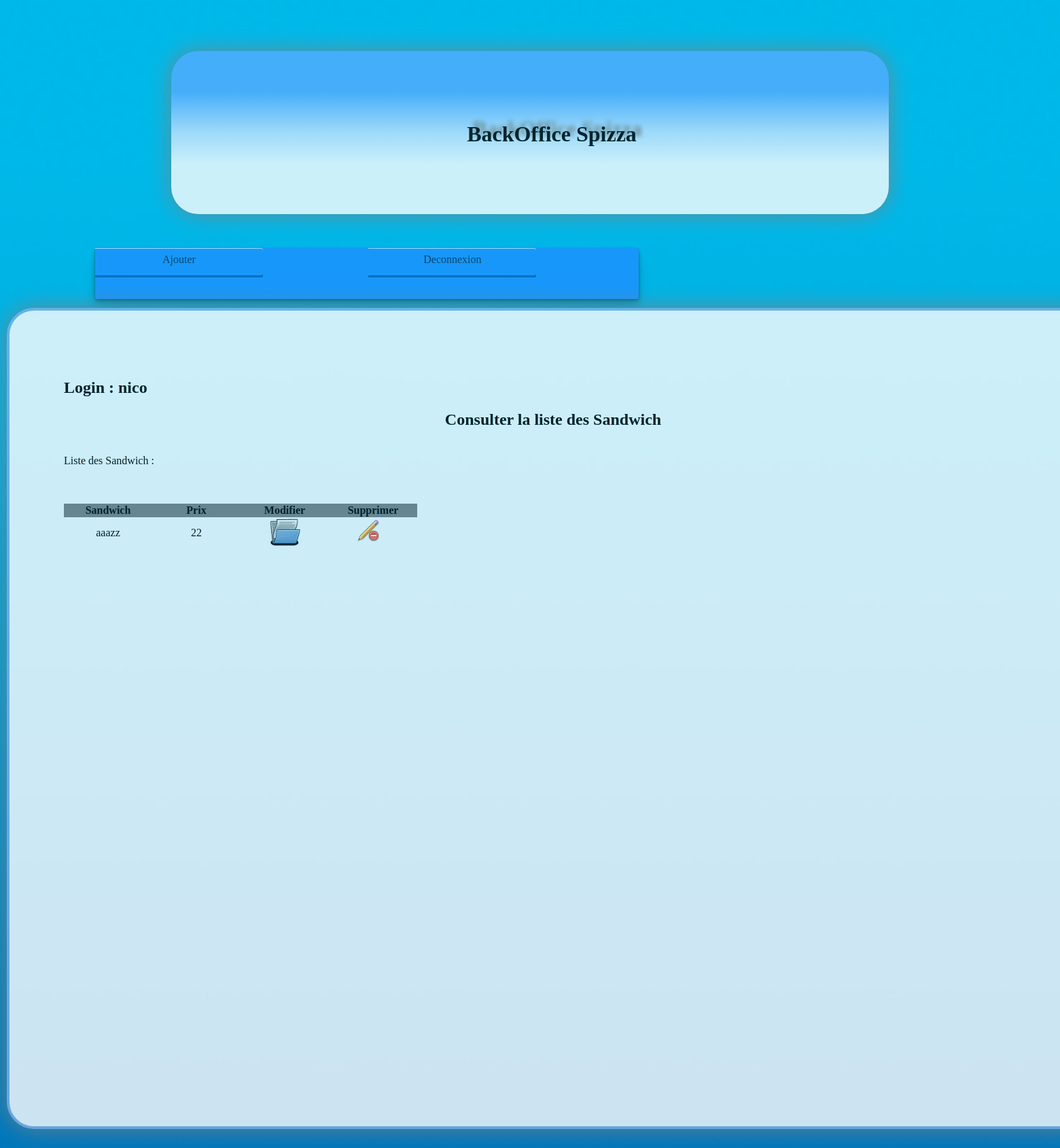
The page /php/ListeSandwich.php (signed in) on the database its author committed.
### tables this page shows
CREATE TABLE IF NOT EXISTS `sandwich` (
  `CodeSandwich` int(11) NOT NULL auto_increment,
  `NomSandwich` varchar(30) NOT NULL,
  `Prix` int(11) NOT NULL,
  `image` varchar(50) NOT NULL,
  PRIMARY KEY  (`CodeSandwich`)
);

### php/_function.php (called while the page is built, shortened)
<?php
function connexion()
{
	$pdo = false ;
	try {
			$pdo = new PDO(
			'mysql:host=localhost;dbname=spizza',
			'root',
			'root'
			);
			$pdo->setAttribute(PDO::ATTR_ERRMODE,PDO::ERRMODE_EXCEPTION);
		}
	catch (PDOException $err) {
			$messageErreur = $err->getMessage();
			error_log($messageErreur,0);
		}
	return $pdo ;
}
function listeSandwich()
{
	$result = false;
	$pdo = connexion();
	if($pdo != false)
	{
		$listeSandwich = "
						SELECT *
						FROM sandwich
					";
		$result = $pdo -> query($listeSandwich)->fetchall();
	}
	return $result;
}

### php/ListeSandwich.php (the view, shortened to what this page needs)
<head>
</head>
<?php
	require_once('_function.php');
?>
<div class="contenu" >
	<h2>
	Login : <?php echo $_SESSION["user"];  ?>
		<h2 align="center">
		Consulter la liste des Sandwich
		</h2>
	</h2>
Liste des Sandwich :
<form method="POST" action="">
<table class="ficheCourante">
	<thead class="thead">
		<tr>
			<th>
				Sandwich
			</th>
			<th>
				Prix
			</th>
			<th>
				Modifier
			</th>
			<th>
				Supprimer
			</th>
		</tr>
	</thead>
	<tbody>
	<?php
	$ListeSandwich = listeSandwich();
	for ($i = 0; $i < count($ListeSandwich); $i++) {
	?>
		<tr>
			<td>
			<?php echo $ListeSandwich[$i]["NomSandwich"]?>
			</td>
			<td>
			<?php echo $ListeSandwich[$i]["Prix"]?>
			</td>
			<td>
			<input type="submit" name="ConsulterSandwich" class="consulter" value="<?php echo $ListeSandwich[$i]["CodeSandwich"] ?>" />
			</td>
			<td>
			<input type="submit" name="SupprimerSandwich" class="suppression"  value="<?php echo $ListeSandwich[$i]["CodeSandwich"] ?>"/>
			</td>
		</tr>
	<?php } ?>
	</tbody>
</table>
</form>

### css/General.css (style rules this page uses)
.accordeon { width:250px; }
body { margin: auto; background-image: url("aaa.jpeg"); background-size:cover; background-position: center center; opacity: 0.8; }
header { background-color: #1E90FF; width: 61em; height: 10em; margin: auto; border-radius: 2.5em; margin-top: 75px; padding: 2.5em; box-shadow: 0em 0em 2em grey; z-index: 1; background-image: -webkit-linear-gradient( top, rgba(255, 255, 255, 0.25) 25%, rgba(255, 255, 255, 0.75) 50%, rgba(255, 255, 255, 1) 70% ); background-image: -moz-linear-gradient( top, rgba(255, 255, 255, 0.25) 25%, rgba(255, 255, 255, 0.75) 50%, rgba(255, 255, 255, 1) 70% ); background-image: -ms-linear-gradient( top, rgba(255, 255, 255, 0.25) 25%, rgba(255, 255, 255, 0.75) 50%, rgba(255, 255, 255, 1) 70% ); background-image: -o-linear-gradient( top, rgba(255, 255, 255, 0.25) 25%, rgba(255, 255, 255, 0.75) 50%, rgba(255, 255, 255, 1) 70% ); background-image: linear-gradient( top, rgba(255, 255, 255, 0.25) 25%, rgba(255, 255, 255, 0.75) 50%, rgba(255, 255, 255, 1) 70% ); }
div.contenu { background-color: white; border: 0.3em solid #80B2E6; width: 90em; min-height: 65em; margin: auto; padding: 5em; margin-bottom: 2.5em; margin-top: 2.5em; border-radius: 2.5em; box-shadow: 0em 0em 2em grey; }
div.menu { width: 45em; height: 3em; margin: auto; z-index: 0; border-bottom-left-radius: 1.2em; }
table { border: 0.1em solid black; }
th { border: 0.1em solid black; width: 8em; }
table.ficheCourante { border: 0; border-collapse: collapse; }
table.ficheCourante th { border: 0; }
table.ficheCourante tr { border: 0; }
table.ficheCourante td { border: 0; text-align: center; }
.thead { background-color: grey; }
.suppression { font-size: 0; background: url(../images/supprimer.png) no-repeat; height: 38px; width: 46px; border: none; }
ul { margin-top:0px; margin-bottom:0px; margin-left:-10px }
.consulter { font-size: 0; background: url(../images/Dossier.jpg) no-repeat; height: 45px; width: 45px; border: none; }
ul { display: table; width: 800px; margin-left: -280px; margin-top: 50px; padding: 0; background: linear-gradient(deepskyblue, dodgerblue); background: -webkit-linear-gradient(deepskyblue, dodgerblue); background: -moz-linear-gradient(deepskyblue, dodgerblue); background: -ms-linear-gradient(deepskyblue, dodgerblue); background: -o-linear-gradient(deepskyblue, dodgerblue); background: linear-gradient(deepskyblue, dodgerblue); background: dodgerblue; border-radius: 3px; box-shadow: 0 1px 3px rgba(0, 0, 0, .3), 0 3px 5px rgba(0, 0, 0, .2), 0 5px 10px rgba(0, 0, 0, .2), 0 20px 20px rgba(0, 0, 0, .15); }
ul li { display: table-cell; }
ul li a { width: 231px; display: block; text-align: center; color: rgba(0, 0, 0, .7); text-decoration: none; padding: 8px 8px 17px 8px; box-shadow: 0 1px 0 rgba(255, 255, 255, .7) inset, 0 -1px 0 hsl(210, 100%, 32%) inset, 0 -2px 0 hsl(210, 100%, 38%) inset, 0 -3px 0 hsl(210, 100%, 44%) inset, 0 -4px 0 hsl(210, 100%, 50%) inset, 0 -5px 0 hsl(210, 100%, 60%) inset; transition: padding .3s; }
ul li:first-child a { border-radius: 3px 0 0 3px; }
ul li:last-child a { border-radius: 0 3px 3px 0; }
body, input { margin: 0; padding: 0; }
body { margin: 10px; background-color: #452519; }

### css/Texte.css (style rules this page uses)
p { font-family: Comic Sans MS; font-size: 15px; -webkit-margin-before:1em ; -webkit-margin-after: 0; -webkit-margin-start: 0px; -webkit-margin-end: 0px; }
#Accueil { text-decoration: none; color: black; }

### rows shown on the page
sandwich: NomSandwich "aaazz", Prix "22", ConsulterSandwich "1", SupprimerSandwich "1"

### other values the page prints
$_SESSION["user"] "nico"
